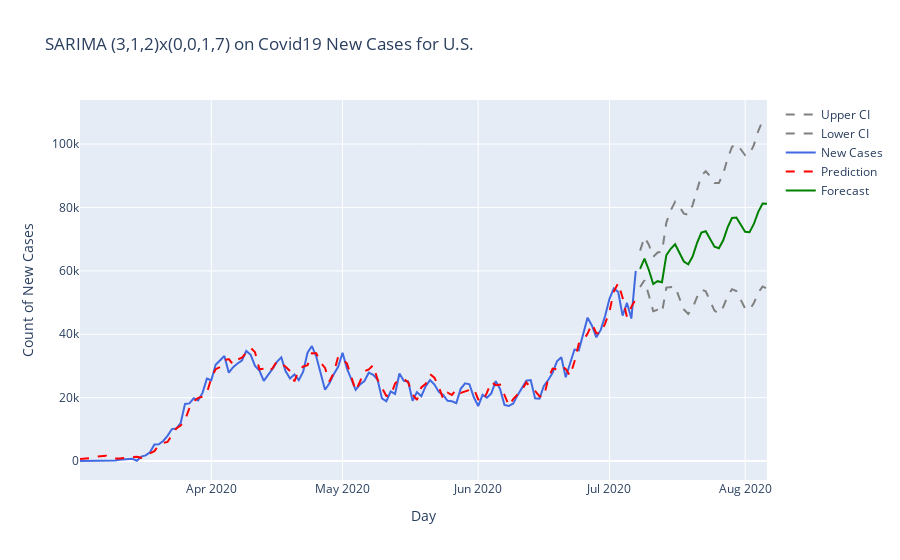

Write notebook code for a chart like this one.
### Code cell
plot_name = 'Covid19 - New Cases and Forecast for U.S.'

fig = go.Figure()
fig.add_trace(go.Scatter(x=plot_df.index,y=plot_df['Arima_212_uci'],showlegend=True,name='Upper CI',
                         line = dict(color='gray', width=2, dash='dash')))
fig.add_trace(go.Scatter(x=plot_df.index,y=plot_df['Arima_212_lci'],showlegend=True,name='Lower CI',
                         line = dict(color='gray', width=2, dash='dash')))
fig.add_trace(go.Scatter(x=plot_df.index,y=plot_df['US_Cases'],showlegend=True,name='New Cases',
                         line = dict(color='royalblue', width=2)))
fig.add_trace(go.Scatter(x=plot_df.index,y=plot_df['Arima_212_Pred'],showlegend=True,name='Prediction',
                         line = dict(color='red', width=2, dash='dash')))
fig.add_trace(go.Scatter(x=plot_df.index,y=plot_df['Arima_212_Forc'],showlegend=True,name='Forecast',
                         line = dict(color='green', width=2)))
fig.update_layout(title='SARIMA (3,1,2)x(0,0,1,7) on Covid19 New Cases for U.S.',
                   xaxis_title='Day',
                   yaxis_title='Count of New Cases')

fig.show()

### Figure 1 — Plotly figure (JSON) as saved in the notebook; plotly's stock layout.template omitted (floating-point values rounded to 4 significant figures; data arrays with more than 128 entries replaced by an {"elided": "..."} marker saying what was removed)
{"data": [{"line": {"color": "gray", "dash": "dash", "width": 2}, "name": "Upper CI", "showlegend": true, "type": "scatter", "x": {"elided": "158 str values"}, "y": {"elided": "158 float values"}}, {"line": {"color": "gray", "dash": "dash", "width": 2}, "name": "Lower CI", "showlegend": true, "type": "scatter", "x": {"elided": "158 str values"}, "y": {"elided": "158 float values"}}, {"line": {"color": "royalblue", "width": 2}, "name": "New Cases", "showlegend": true, "type": "scatter", "x": {"elided": "158 str values"}, "y": {"elided": "158 int values"}}, {"line": {"color": "red", "dash": "dash", "width": 2}, "name": "Prediction", "showlegend": true, "type": "scatter", "x": {"elided": "158 str values"}, "y": {"elided": "158 float values"}}, {"line": {"color": "green", "width": 2}, "name": "Forecast", "showlegend": true, "type": "scatter", "x": {"elided": "158 str values"}, "y": {"elided": "158 float values"}}], "layout": {"title": {"text": "SARIMA (3,1,2)x(0,0,1,7) on Covid19 New Cases for U.S."}, "xaxis": {"title": {"text": "Day"}}, "yaxis": {"title": {"text": "Count of New Cases"}}}}
